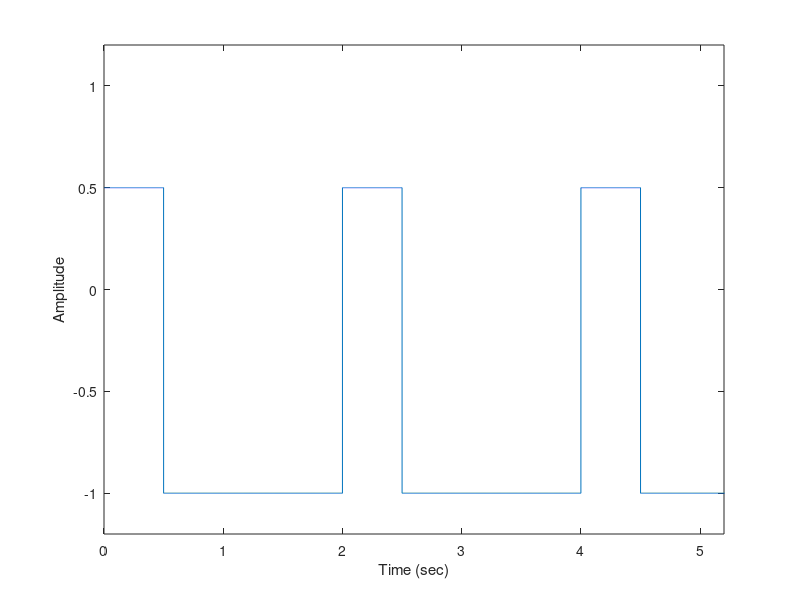

This figure's MATLAB source:
function Tema1()

k = 5000;
t = 0:1/k:100;

s = square(pi*t,25);

for j = 1:1:length(s)
   if s(j) > 0
       s(j) = s(j)/2;
   end
end
title('Square')
plot(t,s)
xlabel('Time (sec)')
ylabel('Amplitude')
axis([0 5.2 -1.2 1.2])

end